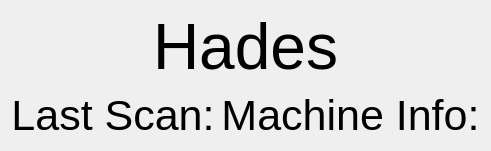
                  <widget class="QWidget" name="page_home">
                   <layout class="QVBoxLayout" name="verticalLayout_10">
                    <item>
                     <layout class="QHBoxLayout" name="horizontalLayout_11">
                      <item>
                       <widget class="QLabel" name="label">
                        <property name="text">
                         <string>&lt;html&gt;&lt;head/&gt;&lt;body&gt;&lt;p align=&quot;center&quot;&gt;&lt;img src=&quot;:/Logo/icons/logo/hadestransparent.png&quot;/&gt;&lt;span style=&quot; font-size:48pt;&quot;&gt;Hades&lt;/span&gt;&lt;/p&gt;&lt;/body&gt;&lt;/html&gt;</string>
                        </property>
                       </widget>
                      </item>
                     </layout>
                    </item>
                    <item>
                     <layout class="QHBoxLayout" name="horizontalLayout_14">
                      <item>
                       <widget class="QLabel" name="label_3">
                        <property name="font">
                         <font>
                          <pointsize>32</pointsize>
                         </font>
                        </property>
                        <property name="text">
                         <string>&lt;html&gt;&lt;head/&gt;&lt;body&gt;&lt;p align=&quot;center&quot;&gt;Last Scan:&lt;/p&gt;&lt;/body&gt;&lt;/html&gt;</string>
                        </property>
                       </widget>
                      </item>
                      <item>
                       <widget class="QLabel" name="label_2">
                        <property name="font">
                         <font>
                          <pointsize>32</pointsize>
                         </font>
                        </property>
                        <property name="text">
                         <string>&lt;html&gt;&lt;head/&gt;&lt;body&gt;&lt;p align=&quot;center&quot;&gt;Machine Info:&lt;/p&gt;&lt;/body&gt;&lt;/html&gt;</string>
                        </property>
                       </widget>
                      </item>
                     </layout>
                    </item>
                   </layout>
                  </widget>
